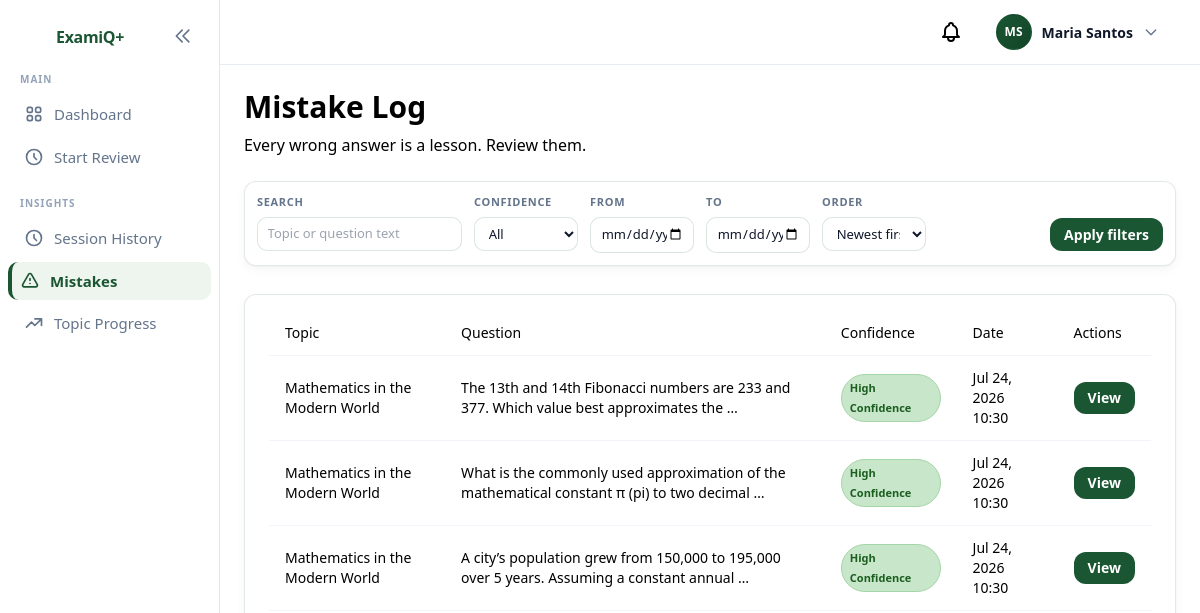
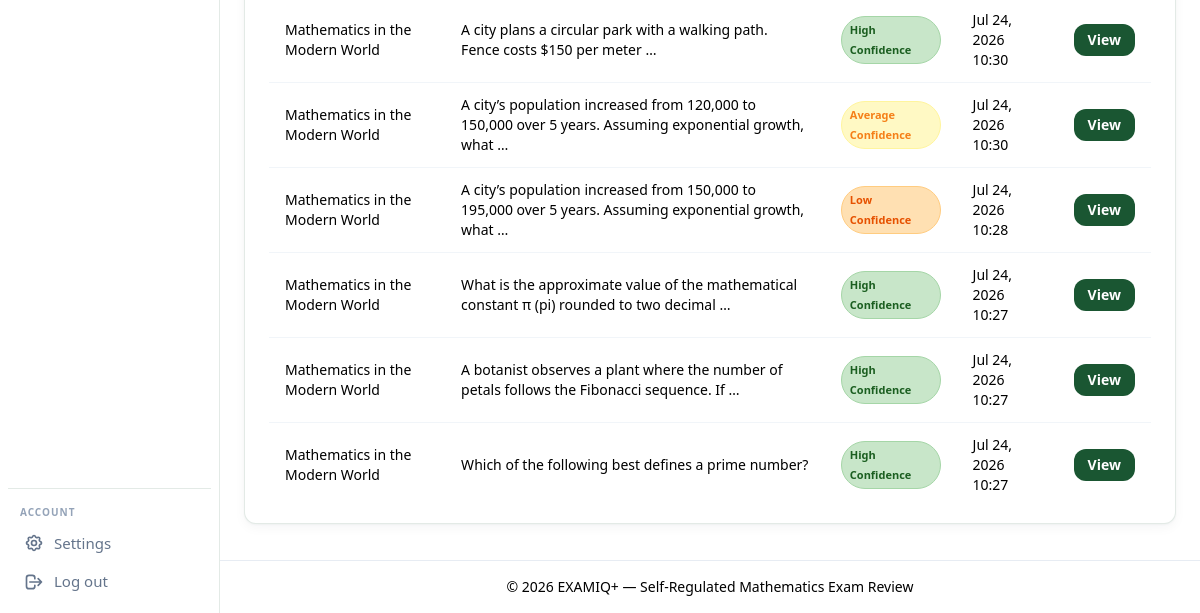
Page /student/mistakes/ (signed in) on the earlier database version (2 pictures, top to bottom).
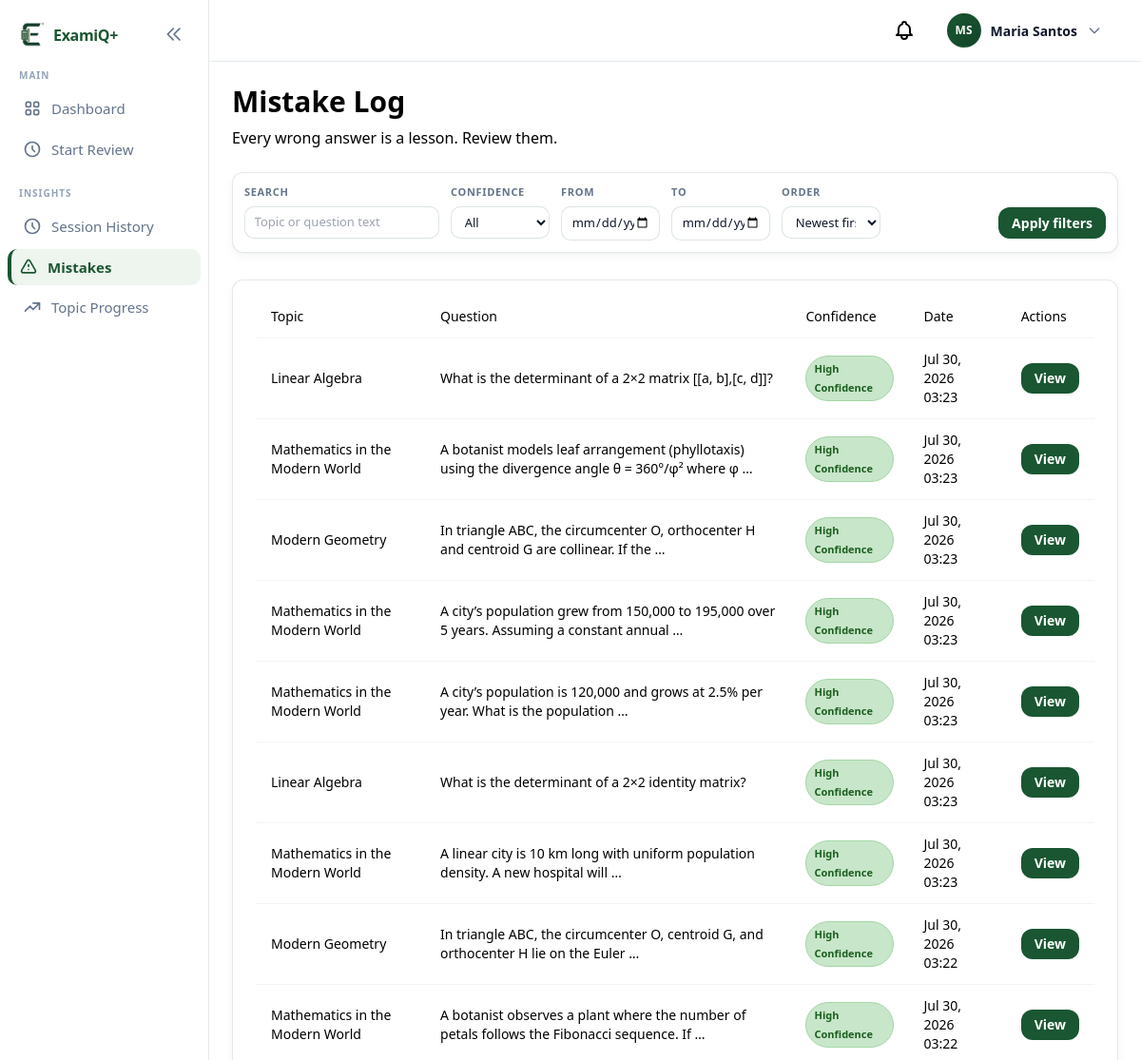
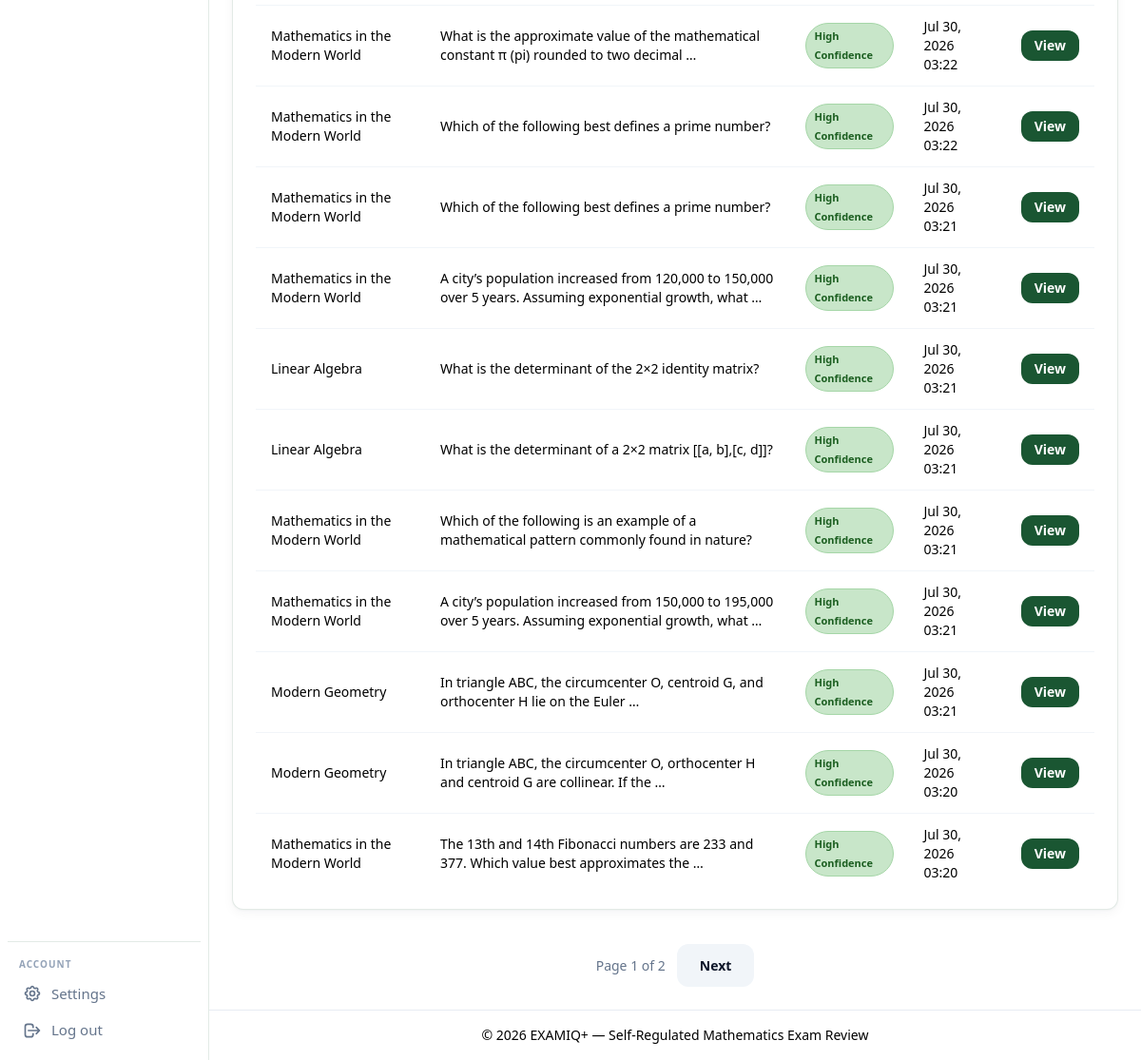
Same page on the later database version (2 pictures, top to bottom).
### apps/analytics/models.py (models this page shows, shortened)
class MistakeRecord(models.Model):
    student = models.ForeignKey(
        User,
        on_delete=models.CASCADE,
        related_name="mistake_records",
        limit_choices_to={"role": User.Role.STUDENT},
    )
    question = models.ForeignKey(
        Question,
        on_delete=models.CASCADE,
        related_name="mistake_records",
    )
    topic = models.ForeignKey(
        Topic,
        on_delete=models.CASCADE,
        related_name="mistake_records",
    )
    answer = models.OneToOneField(
        Answer,
        on_delete=models.CASCADE,
        related_name="mistake_record",
    )
    error_type = models.ForeignKey(
        ErrorType,
        on_delete=models.SET_NULL,
        null=True,
        blank=True,
        related_name="mistake_records",
    )
    ai_feedback = models.TextField(blank=True)
    student_note = models.TextField(blank=True)
    student_image = models.ImageField(
        upload_to="mistake_concerns/%Y/%m/",
        blank=True,
        null=True,
    )
    faculty_note = models.TextField(blank=True)
    faculty_noted_at = models.DateTimeField(null=True, blank=True)
    faculty_viewed_at = models.DateTimeField(null=True, blank=True)
    occurred_at = models.DateTimeField(auto_now_add=True)
    class Meta:
        verbose_name = "Mistake Record"
        verbose_name_plural = "Mistake Records"
        ordering = ["-occurred_at"]

### apps/questions/models.py (models this page shows, shortened)
class Topic(TimeStampedModel):
    subject = models.ForeignKey(
        Subject,
        on_delete=models.CASCADE,
        related_name="topics",
    )
    name = models.CharField(max_length=200)
    parent = models.ForeignKey(
        "self",
        on_delete=models.CASCADE,
        null=True,
        blank=True,
        related_name="subtopics",
    )
    class Meta:
        verbose_name = "Topic"
        verbose_name_plural = "Topics"
        ordering = ["subject__code", "name"]
        unique_together = [["subject", "name"]]

class Question(TimeStampedModel):
    class Difficulty(models.TextChoices):
        EASY = "easy", "Beginner"
        MEDIUM = "medium", "Intermediate"
        HARD = "hard", "Advanced"
    class QuestionType(models.TextChoices):
        MCQ = "mcq", "Multiple Choice"
        NUMERIC = "numeric", "Numeric Answer"
    class Status(models.TextChoices):
        DRAFT = "draft", "Draft"
        PENDING = "pending", "Pending Review"
        APPROVED = "approved", "Approved"
        REJECTED = "rejected", "Rejected"
    topic = models.ForeignKey(
        Topic,
        on_delete=models.CASCADE,
        related_name="questions",
    )
    difficulty = models.CharField(
        max_length=10,
        choices=Difficulty.choices,
        default=Difficulty.MEDIUM,
    )
    question_type = models.CharField(
        max_length=10,
        choices=QuestionType.choices,
        default=QuestionType.MCQ,
    )
    stem = models.TextField(help_text="Question text. Supports LaTeX with $...$ delimiters.")
    concept_tag = models.CharField(
        max_length=500,
        blank=True,
        help_text="Short concept label or AI-generated explanation summary.",
    )
    correct_answer = models.DecimalField(
        max_digits=20,
        decimal_places=6,
        null=True,
        blank=True,
        help_text="Correct numeric answer (for numeric questions only).",
    )
    tolerance = models.DecimalField(
        max_digits=10,
        decimal_places=6,
        default=Decimal("0.01"),
        help_text="Acceptable deviation for numeric answers.",
    )
    is_active = models.BooleanField(default=True)
    status = models.CharField(
        max_length=20,
        choices=Status.choices,
        default=Status.APPROVED,
    )
    proposed_by = models.ForeignKey(
        settings.AUTH_USER_MODEL,
        on_delete=models.SET_NULL,
        null=True,
        blank=True,
        related_name="proposed_questions",
    )
    reviewed_by = models.ForeignKey(
        settings.AUTH_USER_MODEL,
        on_delete=models.SET_NULL,
        null=True,
        blank=True,
        related_name="reviewed_questions",
    )
    reviewed_at = models.DateTimeField(null=True, blank=True)
    rejection_note = models.TextField(blank=True)
    class Meta:
        verbose_name = "Question"
        verbose_name_plural = "Questions"
        ordering = ["topic__name", "difficulty"]

### apps/reviews/models.py (models this page shows, shortened)
class Answer(TimeStampedModel):
    session = models.ForeignKey(
        ReviewSession,
        on_delete=models.CASCADE,
        related_name="answers",
    )
    question = models.ForeignKey(
        Question,
        on_delete=models.CASCADE,
        related_name="answers",
    )
    selected_choice = models.ForeignKey(
        QuestionChoice,
        on_delete=models.SET_NULL,
        null=True,
        blank=True,
        related_name="answers",
    )
    numeric_response = models.CharField(max_length=100, blank=True)
    confidence = models.PositiveSmallIntegerField(
        null=True,
        blank=True,
        help_text="Student confidence level from 1 (low) to 5 (high).",
    )
    is_correct = models.BooleanField()
    timed_out = models.BooleanField(default=False)
    answered_at = models.DateTimeField(auto_now_add=True)
    time_spent_seconds = models.PositiveIntegerField(default=0)
    class Meta:
        verbose_name = "Answer"
        verbose_name_plural = "Answers"
        ordering = ["answered_at"]
        unique_together = [["session", "question"]]
        constraints = [
            models.CheckConstraint(
                condition=Q(confidence__isnull=True)
                | (Q(confidence__gte=1) & Q(confidence__lte=5)),
                name="answer_confidence_range",
            ),
        ]

### apps/analytics/views_student.py (the view)
class MistakeListView(StudentRequiredMixin, ListView):
    model = MistakeRecord
    template_name = "analytics/student/mistakes.html"
    context_object_name = "mistakes"
    paginate_by = 20
    def get_queryset(self):
        queryset = (
            MistakeRecord.objects.filter(student=self.request.user)
            .select_related("question", "topic", "answer", "answer__session")
        )
        queryset = apply_date_range(queryset, self.request, "occurred_at")
        queryset = apply_sort(
            queryset,
            self.request,
            newest_field="-occurred_at",
            oldest_field="occurred_at",
        )
        search = get_filter_param(self.request, "q")
        if search:
            queryset = queryset.filter(
                Q(topic__name__icontains=search) | Q(question__stem__icontains=search)
            )
        confidence_band = get_filter_param(self.request, "confidence")
        confidence_map = {"none": None, "low": 1, "average": 3, "high": 5}
        if confidence_band in confidence_map:
            value = confidence_map[confidence_band]
            if value is None:
                queryset = queryset.filter(answer__confidence__isnull=True)
            else:
                queryset = queryset.filter(answer__confidence=value)
        return queryset
    def get_context_data(self, **kwargs):
        context = super().get_context_data(**kwargs)
        filter_names = ["q", "confidence", "date_from", "date_to", "sort"]
        context["filter_form_fields"] = build_filter_fields(
            self.request,
            [
                {
                    "type": "search",
                    "name": "q",
                    "label": "Search",
                    "placeholder": "Topic or question text",
                },
                {
                    "type": "select",
                    "name": "confidence",
                    "label": "Confidence",
                    "choices": [
                        ("none", "No Confidence"),
                        ("low", "Low Confidence"),
                        ("average", "Average Confidence"),
                        ("high", "High Confidence"),
                    ],
                },
                *STANDARD_DATE_SORT_FILTER_SPECS,
            ],
        )
        context["filter_has_active"] = has_active_filters(self.request, filter_names)
        context["filter_bar_compact"] = True
        context["tutor_url_templates"] = {
            "history": reverse("reviews:tutor_history", kwargs={"pk": 0}).replace(
                "/0/", "/{pk}/"
            ),
            "chat": reverse("reviews:tutor_chat", kwargs={"pk": 0}).replace(
                "/0/", "/{pk}/"
            ),
            "feedback": reverse(
                "reviews:session_generate_feedback", kwargs={"pk": 0}
            ).replace("/0/", "/{pk}/"),
            "concern": reverse(
                "analytics_student:upload_mistake_concern", kwargs={"answer_pk": 0}
            ).replace("/0/", "/{pk}/"),
        }
        return context

### apps/analytics/confidence.py (called while the page is built)
def confidence_tier_key(confidence: int | None) -> str:
    if confidence is None:
        return CONFIDENCE_TIER_NONE
    if confidence == CONFIDENCE_LOW:
        return CONFIDENCE_TIER_LOW
    if confidence == CONFIDENCE_MEDIUM:
        return CONFIDENCE_TIER_AVERAGE
    if confidence == CONFIDENCE_HIGH:
        return CONFIDENCE_TIER_HIGH
    return CONFIDENCE_TIER_NONE

### apps/core/context_processors.py (called while the page is built, shortened)
def navigation_context(request):
    context = {
        "professor_courses": [],
        "professor_section_nav": [],
        "sidebar_course": None,
        "sidebar_section": None,
        "sidebar_section_label": "",
        "sidebar_subject": None,
        "summary_courses": [],
        "unread_notification_count": 0,
        "pending_concern_count": 0,
    }
    user = request.user
    if not user.is_authenticated:
        return context
    context["unread_notification_count"] = unread_notification_count(user)
    if user.role != User.Role.PROFESSOR:
        return context

### apps/core/filtering.py (called while the page is built)
def get_filter_param(request, name: str, default: str = "") -> str:
    return request.GET.get(name, default).strip()

### templates/analytics/student/mistakes.html (shortened to what this page needs)
{% extends "base.html" %}
{% load static examiq_tags %}
{% block content %}
{% include "components/page_header.html" with title="Mistake Log" subtitle="Every wrong answer is a lesson. Review them." %}
<div class="bento-grid">
    {% include "components/filter_bar.html" %}
    {% if mistakes %}
    <div class="span-full">
        <div class="bento-card bento-card-inner overflow-hidden">
            <table class="w-full text-sm">
                <thead class="bg-examiq-bg">
                    <tr class="text-left text-examiq-slate">
                        <th class="px-4 py-3 font-medium">Topic</th>
                        <th class="px-4 py-3 font-medium">Question</th>
                        <th class="px-4 py-3 font-medium">Confidence</th>
                        <th class="px-4 py-3 font-medium">Date</th>
                        <th class="px-4 py-3 font-medium">Actions</th>
                    </tr>
                </thead>
                <tbody>
                    {% for mistake in mistakes %}
                    <tr class="border-t border-slate-100">
                        <td class="px-4 py-3 text-examiq-navy">{{ mistake.topic.name }}</td>
                        <td class="px-4 py-3 text-examiq-slate">{{ mistake.question.stem|truncatewords:15 }}</td>
                        <td class="px-4 py-3">
                            {% if mistake.answer.confidence %}
                            <span class="confidence-tier-badge confidence-tier-badge--{{ mistake.answer.confidence|confidence_tier_key }}">
                                {{ mistake.answer.confidence|confidence_label }}
                            </span>
                            {% else %}
                            <span class="confidence-tier-badge confidence-tier-badge--none">No Confidence</span>
                            {% endif %}
                        </td>
                        <td class="px-4 py-3 text-examiq-slate">{{ mistake.occurred_at|date:"M d, Y H:i" }}</td>
                        <td class="px-4 py-3">
                            <button type="button"
                                    class="btn-primary btn-primary-sm open-tutor-btn"
                                    data-session-id="{{ mistake.answer.session_id }}"
                                    data-answer-id="{{ mistake.answer_id }}"
                                    data-tutor-screen="faculty">
                                View
                            </button>
                        </td>
                    </tr>
                    {% endfor %}
                </tbody>
            </table>
        </div>
    </div>
    <div class="span-full">
        {% include "components/pagination.html" %}
    </div>
    {% endif %}
</div>
{% endblock %}

Differences in the rows shown:
no longer on this page (row edited): MistakeRecord: topic.name "Mathematics in the Modern World", question.stem "The 13th and 14th Fibonacci numbers are 233 and 377. Which value best approximates the …", answer.confidence|confidence_label "High Confidence", occurred_at "Jul 24, 2026 10:30"
no longer on this page (row unchanged): MistakeRecord: topic.name "Mathematics in the Modern World", question.stem "What is the commonly used approximation of the mathematical constant π (pi) to two decimal …", answer.confidence|confidence_label "High Confidence", occurred_at "Jul 24, 2026 10:30"
no longer on this page (row unchanged): MistakeRecord: topic.name "Mathematics in the Modern World", question.stem "A city’s population grew from 150,000 to 195,000 over 5 years. Assuming a constant annual …", answer.confidence|confidence_label "High Confidence", occurred_at "Jul 24, 2026 10:30"
no longer on this page (row unchanged): MistakeRecord: topic.name "Mathematics in the Modern World", question.stem "A city plans a circular park with a walking path. Fence costs $150 per meter …", answer.confidence|confidence_label "High Confidence", occurred_at "Jul 24, 2026 10:30"
no longer on this page (row unchanged): MistakeRecord: topic.name "Mathematics in the Modern World", question.stem "A city’s population increased from 120,000 to 150,000 over 5 years. Assuming exponential growth, what …", answer.confidence|confidence_label "Average Confidence", occurred_at "Jul 24, 2026 10:30"
no longer on this page (row unchanged): MistakeRecord: topic.name "Mathematics in the Modern World", question.stem "A city’s population increased from 150,000 to 195,000 over 5 years. Assuming exponential growth, what …", answer.confidence|confidence_label "Low Confidence", occurred_at "Jul 24, 2026 10:28"
no longer on this page (row unchanged): MistakeRecord: topic.name "Mathematics in the Modern World", question.stem "What is the approximate value of the mathematical constant π (pi) rounded to two decimal …", answer.confidence|confidence_label "High Confidence", occurred_at "Jul 24, 2026 10:27"
no longer on this page (row unchanged): MistakeRecord: topic.name "Mathematics in the Modern World", question.stem "A botanist observes a plant where the number of petals follows the Fibonacci sequence. If …", answer.confidence|confidence_label "High Confidence", occurred_at "Jul 24, 2026 10:27"
no longer on this page (row unchanged): MistakeRecord: topic.name "Mathematics in the Modern World", question.stem "Which of the following best defines a prime number?", answer.confidence|confidence_label "High Confidence", occurred_at "Jul 24, 2026 10:27"
added MistakeRecord: topic.name "Linear Algebra", question.stem "What is the determinant of a 2×2 matrix [[a, b],[c, d]]?", answer.confidence|confidence_label "High Confidence", occurred_at "Jul 30, 2026 03:23"
added MistakeRecord: topic.name "Mathematics in the Modern World", question.stem "A botanist models leaf arrangement (phyllotaxis) using the divergence angle θ = 360°/φ² where φ …", answer.confidence|confidence_label "High Confidence", occurred_at "Jul 30, 2026 03:23"
added MistakeRecord: topic.name "Modern Geometry", question.stem "In triangle ABC, the circumcenter O, orthocenter H and centroid G are collinear. If the …", answer.confidence|confidence_label "High Confidence", occurred_at "Jul 30, 2026 03:23"
added MistakeRecord: topic.name "Mathematics in the Modern World", question.stem "A city’s population grew from 150,000 to 195,000 over 5 years. Assuming a constant annual …", answer.confidence|confidence_label "High Confidence", occurred_at "Jul 30, 2026 03:23"
added MistakeRecord: topic.name "Mathematics in the Modern World", question.stem "A city’s population is 120,000 and grows at 2.5% per year. What is the population …", answer.confidence|confidence_label "High Confidence", occurred_at "Jul 30, 2026 03:23"
added MistakeRecord: topic.name "Linear Algebra", question.stem "What is the determinant of a 2×2 identity matrix?", answer.confidence|confidence_label "High Confidence", occurred_at "Jul 30, 2026 03:23"
added MistakeRecord: topic.name "Mathematics in the Modern World", question.stem "A linear city is 10 km long with uniform population density. A new hospital will …", answer.confidence|confidence_label "High Confidence", occurred_at "Jul 30, 2026 03:23"
added MistakeRecord: topic.name "Modern Geometry", question.stem "In triangle ABC, the circumcenter O, centroid G, and orthocenter H lie on the Euler …", answer.confidence|confidence_label "High Confidence", occurred_at "Jul 30, 2026 03:22"
added MistakeRecord: topic.name "Mathematics in the Modern World", question.stem "A botanist observes a plant where the number of petals follows the Fibonacci sequence. If …", answer.confidence|confidence_label "High Confidence", occurred_at "Jul 30, 2026 03:22"
added MistakeRecord: topic.name "Mathematics in the Modern World", question.stem "What is the approximate value of the mathematical constant π (pi) rounded to two decimal …", answer.confidence|confidence_label "High Confidence", occurred_at "Jul 30, 2026 03:22"
added MistakeRecord: topic.name "Mathematics in the Modern World", question.stem "Which of the following best defines a prime number?", answer.confidence|confidence_label "High Confidence", occurred_at "Jul 30, 2026 03:22"
added MistakeRecord: topic.name "Mathematics in the Modern World", question.stem "Which of the following best defines a prime number?", answer.confidence|confidence_label "High Confidence", occurred_at "Jul 30, 2026 03:21"
added MistakeRecord: topic.name "Mathematics in the Modern World", question.stem "A city’s population increased from 120,000 to 150,000 over 5 years. Assuming exponential growth, what …", answer.confidence|confidence_label "High Confidence", occurred_at "Jul 30, 2026 03:21"
added MistakeRecord: topic.name "Linear Algebra", question.stem "What is the determinant of the 2×2 identity matrix?", answer.confidence|confidence_label "High Confidence", occurred_at "Jul 30, 2026 03:21"
added MistakeRecord: topic.name "Linear Algebra", question.stem "What is the determinant of a 2×2 matrix [[a, b],[c, d]]?", answer.confidence|confidence_label "High Confidence", occurred_at "Jul 30, 2026 03:21"
added MistakeRecord: topic.name "Mathematics in the Modern World", question.stem "Which of the following is an example of a mathematical pattern commonly found in nature?", answer.confidence|confidence_label "High Confidence", occurred_at "Jul 30, 2026 03:21"
added MistakeRecord: topic.name "Mathematics in the Modern World", question.stem "A city’s population increased from 150,000 to 195,000 over 5 years. Assuming exponential growth, what …", answer.confidence|confidence_label "High Confidence", occurred_at "Jul 30, 2026 03:21"
added MistakeRecord: topic.name "Modern Geometry", question.stem "In triangle ABC, the circumcenter O, centroid G, and orthocenter H lie on the Euler …", answer.confidence|confidence_label "High Confidence", occurred_at "Jul 30, 2026 03:21"
added MistakeRecord: topic.name "Modern Geometry", question.stem "In triangle ABC, the circumcenter O, orthocenter H and centroid G are collinear. If the …", answer.confidence|confidence_label "High Confidence", occurred_at "Jul 30, 2026 03:20"
added MistakeRecord: topic.name "Mathematics in the Modern World", question.stem "The 13th and 14th Fibonacci numbers are 233 and 377. Which value best approximates the …", answer.confidence|confidence_label "High Confidence", occurred_at "Jul 30, 2026 03:20"
Other differences:
{{ page_obj.number }}: (not shown) → "1"
{{ page_obj.paginator.num_pages }}: (not shown) → "2"
text now shown: "Page of Next"
